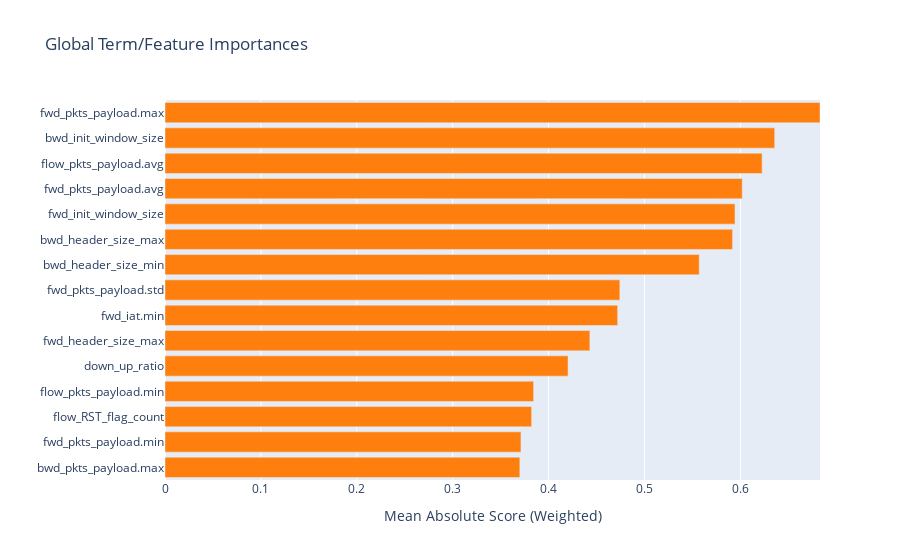

Notebook source saved alongside this figure:
### Code cell
preserve(ebm.explain_global())

### Figure 1 — Plotly figure (JSON) as saved in the notebook; plotly's stock layout.template omitted (floating-point values rounded to 4 significant figures)
{"data": [{"marker": {"color": ["#ff7f0e", "#ff7f0e", "#ff7f0e", "#ff7f0e", "#ff7f0e", "#ff7f0e", "#ff7f0e", "#ff7f0e", "#ff7f0e", "#ff7f0e", "#ff7f0e", "#ff7f0e", "#ff7f0e", "#ff7f0e", "#ff7f0e"]}, "orientation": "h", "type": "bar", "x": [0.3701, 0.3712, 0.3824, 0.3844, 0.4203, 0.4431, 0.4721, 0.4743, 0.5571, 0.5919, 0.5944, 0.602, 0.6228, 0.6359, 0.6831], "y": ["bwd_pkts_payload.max", "fwd_pkts_payload.min", "flow_RST_flag_count", "flow_pkts_payload.min", "down_up_ratio", "fwd_header_size_max", "fwd_iat.min", "fwd_pkts_payload.std", "bwd_header_size_min", "bwd_header_size_max", "fwd_init_window_size", "fwd_pkts_payload.avg", "flow_pkts_payload.avg", "bwd_init_window_size", "fwd_pkts_payload.max"]}], "layout": {"title": {"text": "Global Term/Feature Importances"}, "xaxis": {"range": [0, 0.6831], "title": {"text": "Mean Absolute Score (Weighted)"}}, "yaxis": {"automargin": true, "dtick": 1, "title": {"text": ""}}}}
